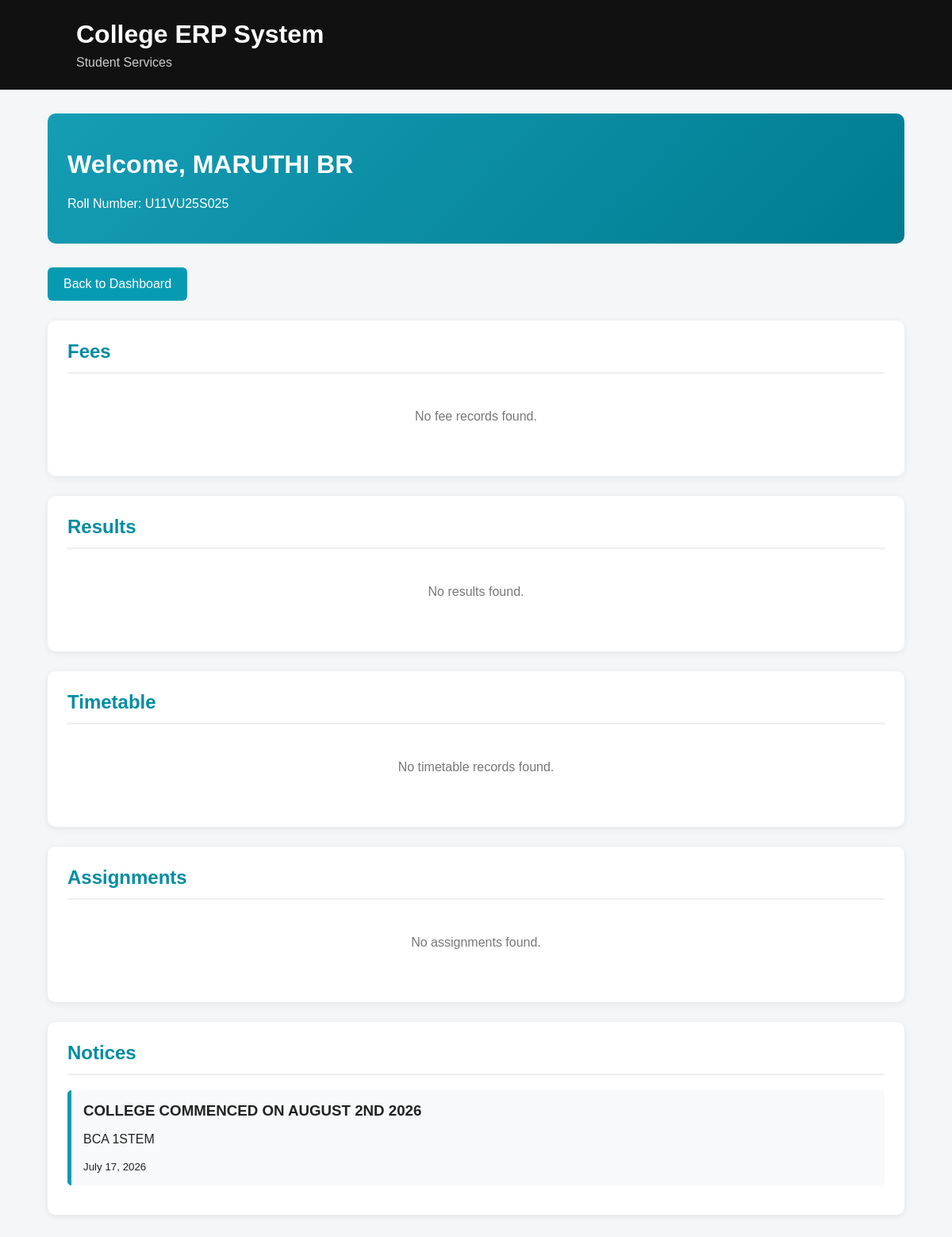
Page /student-services/ (signed in) on the earlier database version.
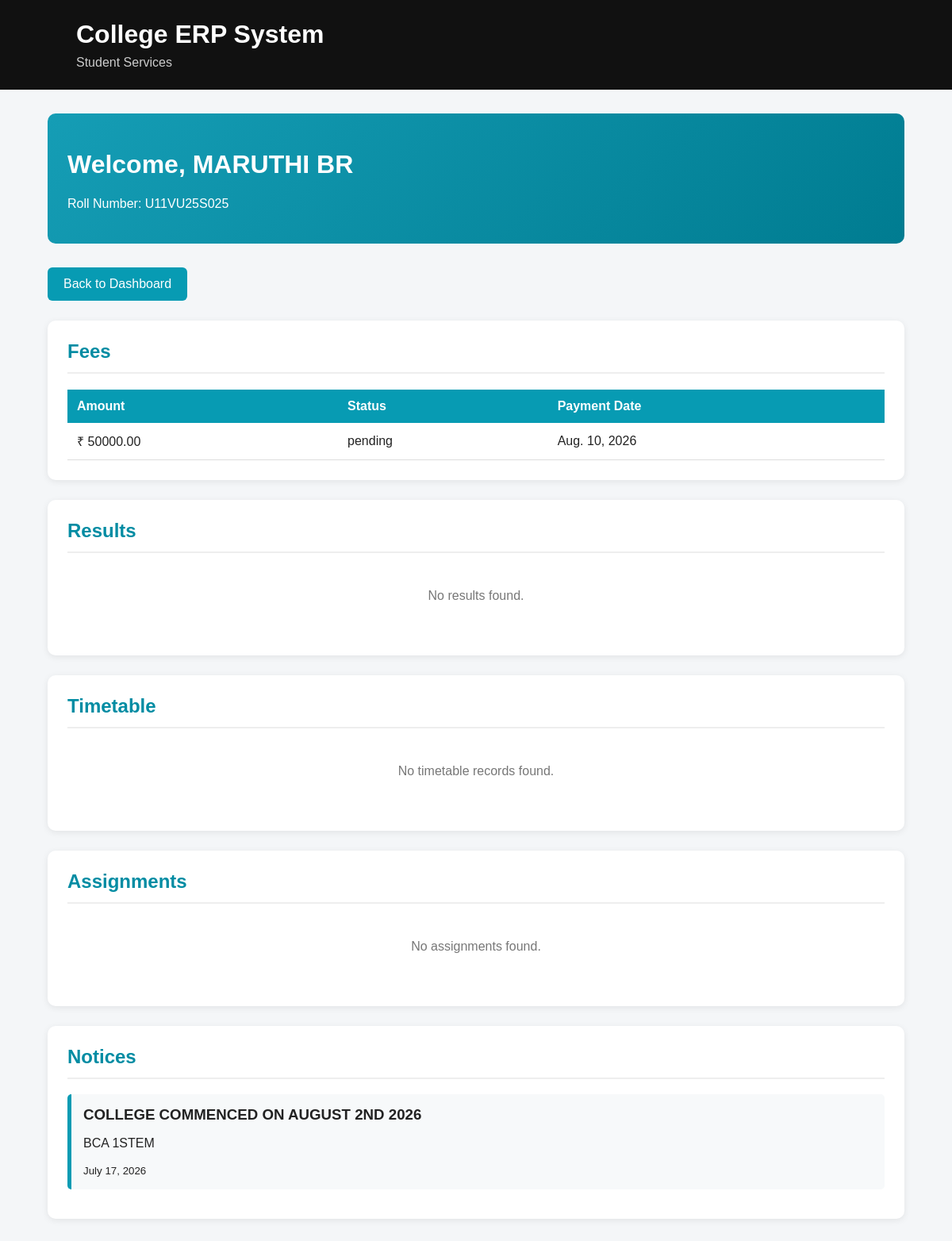
Same page on the later database version.
### erp/models.py (models this page shows, shortened)
class Student(models.Model):
    user = models.OneToOneField(
        User,
        on_delete=models.CASCADE,
        null=True,
        blank=True,
        related_name="student_profile"
    )
    name = models.CharField(
        max_length=100
    )
    roll_number = models.CharField(
        max_length=20,
        unique=True
    )
    email = models.EmailField()
    course = models.CharField(
        max_length=100
    )

class Notice(models.Model):
    title = models.CharField(max_length=200)
    description = models.TextField()
    date = models.DateField()

class Fee(models.Model):
    student = models.ForeignKey(Student, on_delete=models.CASCADE)
    amount = models.DecimalField(max_digits=10, decimal_places=2)
    status = models.CharField(max_length=20)
    payment_date = models.DateField(null=True, blank=True)

### erp/views.py (the view)
@login_required(login_url="student_login")
def student_services(request):
    if not hasattr(request.user, "student_profile"):
        logout(request)
        return redirect("student_login")
    student = request.user.student_profile
    fees = Fee.objects.filter(student=student)
    results = Result.objects.filter(student=student)
    timetable = Timetable.objects.filter(
        course__name__iexact=student.course.strip()
    )
    assignments = Assignment.objects.all()
    notices = Notice.objects.all().order_by("-date")
    context = {
        "student": student,
        "fees": fees,
        "results": results,
        "timetable": timetable,
        "assignments": assignments,
        "notices": notices,
    }
    return render(
        request,
        "student_services.html",
        context
    )

### erp/templates/student_services.html (shortened to what this page needs)
<!DOCTYPE html>
<html lang="en">
<head>
</head>
<body>
<header>
    <h1>College ERP System</h1>
    <p>Student Services</p>
</header>
<div class="container">
    <div class="welcome">
        <h1>Welcome, {{ student.name }}</h1>
        <p>Roll Number: {{ student.roll_number }}</p>
    </div>
    <a href="{% url 'student_dashboard' %}" class="back-btn">
        Back to Dashboard
    </a>
    <div class="section">
        <h2>Fees</h2>
        {% if fees %}
        <table>
            <tr>
                <th>Amount</th>
                <th>Status</th>
                <th>Payment Date</th>
            </tr>
            {% for fee in fees %}
            <tr>
                <td>₹ {{ fee.amount }}</td>
                <td>{{ fee.status }}</td>
                <td>
                    {% if fee.payment_date %}
                        {{ fee.payment_date }}
                    {% else %}
                        Not Paid
                    {% endif %}
                </td>
            </tr>
            {% endfor %}
        </table>
        {% else %}
            <p class="empty">No fee records found.</p>
        {% endif %}
    </div>
    <div class="section">
        <h2>Results</h2>
        {% if results %}
        <table>
            <tr>
                <th>Subject</th>
                <th>Marks</th>
                <th>Grade</th>
            </tr>
            {% for result in results %}
            <tr>
                <td>{{ result.subject }}</td>
                <td>{{ result.marks }}</td>
                <td>{{ result.grade }}</td>
            </tr>
            {% endfor %}
        </table>
        {% else %}
            <p class="empty">No results found.</p>
        {% endif %}
    </div>
    <div class="section">
        <h2>Timetable</h2>
        {% if timetable %}
        <table>
            <tr>
                <th>Subject</th>
                <th>Faculty</th>
                <th>Day</th>
                <th>Start Time</th>
                <th>End Time</th>
            </tr>
            {% for item in timetable %}
            <tr>
                <td>{{ item.subject }}</td>
                <td>{{ item.faculty }}</td>
                <td>{{ item.day }}</td>
                <td>{{ item.start_time }}</td>
                <td>{{ item.end_time }}</td>
            </tr>
            {% endfor %}
        </table>
        {% else %}
            <p class="empty">No timetable records found.</p>
        {% endif %}
    </div>
    <div class="section">
        <h2>Assignments</h2>
        {% if assignments %}
        <table>
            <tr>
                <th>Title</th>
                <th>Subject</th>
                <th>Description</th>
                <th>Due Date</th>
            </tr>
            {% for assignment in assignments %}
            <tr>
                <td>{{ assignment.title }}</td>
                <td>{{ assignment.subject }}</td>
                <td>{{ assignment.description }}</td>
                <td>{{ assignment.due_date }}</td>
            </tr>
            {% endfor %}
        </table>
        {% else %}
            <p class="empty">No assignments found.</p>
        {% endif %}
    </div>
    <div class="section">
        <h2>Notices</h2>
        {% if notices %}
            {% for notice in notices %}
            <div class="notice">
                <h3>{{ notice.title }}</h3>
                <p>{{ notice.description }}</p>
                <small>{{ notice.date }}</small>
            </div>
            {% endfor %}
        {% else %}
            <p class="empty">No notices found.</p>
        {% endif %}
    </div>
</div>
</body>
</html>

### erp/templates/student_services.html (style rules this page uses)
* { box-sizing: border-box; }
body { margin: 0; font-family: Arial, sans-serif; background: #f4f6f8; color: #222; }
header { background: #111; color: white; padding: 25px 8%; }
header h1 { margin: 0; font-size: 32px; }
header p { margin: 8px 0 0; color: #ccc; }
.container { width: 90%; margin: 30px auto; }
.welcome { background: linear-gradient(135deg, #159db5, #007c91); color: white; padding: 25px; border-radius: 10px; margin-bottom: 30px; }
.section { background: white; margin-bottom: 25px; padding: 25px; border-radius: 10px; box-shadow: 0 2px 8px rgba(0, 0, 0, 0.08); }
.section h2 { margin-top: 0; color: #008ca3; border-bottom: 2px solid #eee; padding-bottom: 12px; }
table { width: 100%; border-collapse: collapse; margin-top: 15px; }
th { background: #079bb3; color: white; padding: 12px; text-align: left; }
td { padding: 12px; border-bottom: 1px solid #ddd; }
.empty { text-align: center; color: #777; padding: 25px; }
.notice { background: #f7f9fa; padding: 15px; margin: 12px 0; border-left: 5px solid #079bb3; border-radius: 5px; }
.notice h3 { margin: 0 0 8px; }
.back-btn { display: inline-block; background: #079bb3; color: white; padding: 12px 20px; text-decoration: none; border-radius: 6px; margin-bottom: 25px; }

Differences in the rows shown:
added Fee: amount "50000.00", status "pending", payment_date "Aug. 10, 2026"
Other differences:
text no longer shown: "No fee records found."
text now shown: "Amount Status Payment Date"
